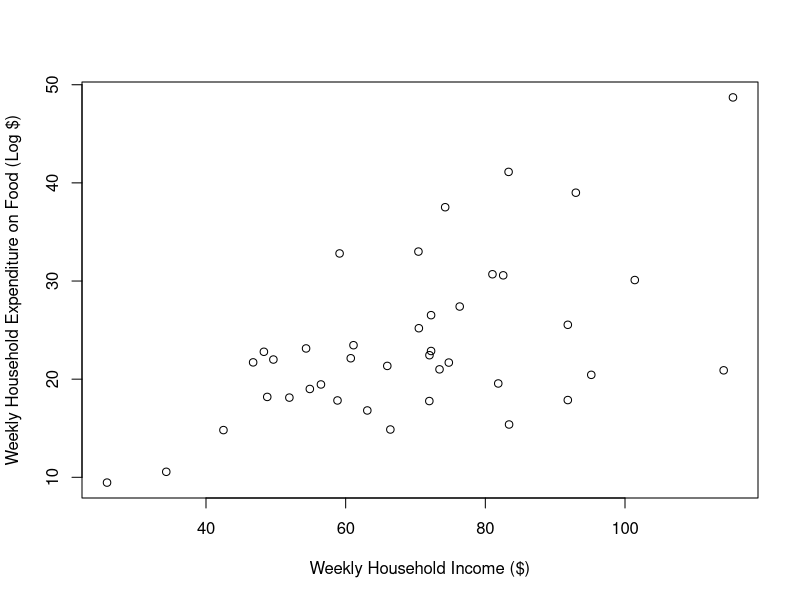

The R source for this figure:
#!/usr/bin/env Rscript

#This script follows the example in Part 1 of:
#http://statmath.wu.ac.at/courses/heather_turner/index.html
dat <- read.table("../other_data/GHJ.txt", header = TRUE)
attach(dat)
plot(Food ~ Income, xlab = 'Weekly Household Income ($)',
     ylab = 'Weekly Household Expenditure on Food (Log $)')

#Try a linear model first
foodLM <- lm(Food ~ Income)
summary(foodLM)
#Compare this to a GLM
foodGLM <- glm(Food ~ Income)
summary(foodGLM)
